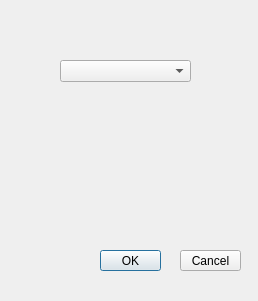
<?xml version="1.0" encoding="UTF-8"?>
<ui version="4.0">
 <class>COM</class>
 <widget class="QDialog" name="COM">
  <property name="geometry">
   <rect>
    <x>0</x>
    <y>0</y>
    <width>258</width>
    <height>301</height>
   </rect>
  </property>
  <property name="windowTitle">
   <string>Select a port</string>
  </property>
  <widget class="QComboBox" name="comboBox">
   <property name="geometry">
    <rect>
     <x>60</x>
     <y>60</y>
     <width>131</width>
     <height>22</height>
    </rect>
   </property>
  </widget>
  <widget class="QPushButton" name="pushButton">
   <property name="geometry">
    <rect>
     <x>100</x>
     <y>250</y>
     <width>61</width>
     <height>21</height>
    </rect>
   </property>
   <property name="text">
    <string>OK</string>
   </property>
  </widget>
  <widget class="QPushButton" name="pushButton_2">
   <property name="geometry">
    <rect>
     <x>180</x>
     <y>250</y>
     <width>61</width>
     <height>21</height>
    </rect>
   </property>
   <property name="text">
    <string>Cancel</string>
   </property>
  </widget>
 </widget>
 <resources/>
 <connections/>
</ui>
